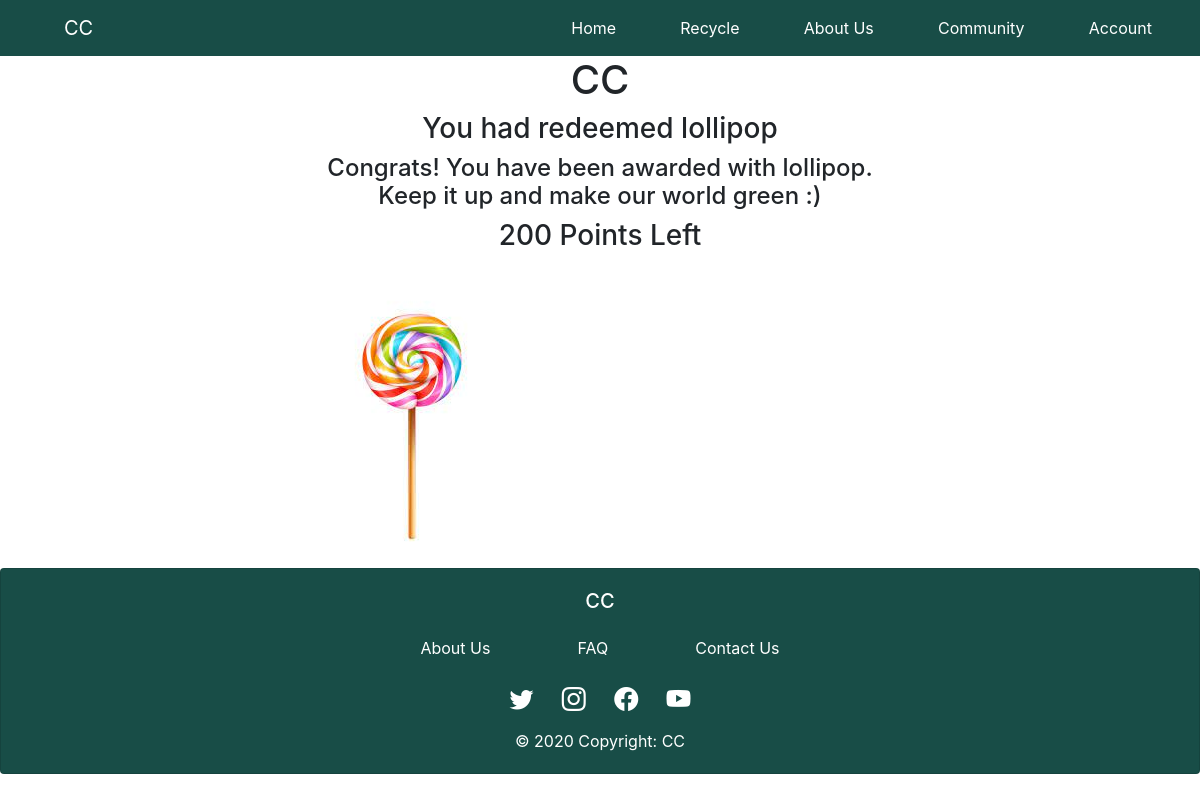
/Add-Redeem/1, run on the app's committed database.
### app.py (models this page shows, shortened)
class Redeem(db.Model):
    id = db.Column(db.Integer, primary_key = True)
    name = db.Column(db.String(200), nullable = False, unique = True)
    date_added = db.Column(db.DateTime, default=datetime.utcnow)
    point_required = db.Column(db.Integer)
    itemImage = db.Column(db.String(200), nullable = False, unique = True)
    quantity_available = db.Column(db.Integer)
    redeemItem = db.relationship('RedeemedItem', backref = 'redeem', lazy = True)

### app.py (the view)
@app.route('/Add-Redeem/<int:id>', methods=['GET', 'POST'])
def add_redeem_item(id):
    item_redeemed = Redeem.query.filter_by(id = id).first()
    return render_template("redeemed.html", item_redeemed = item_redeemed)

### templates/redeemed.html (shortened to what this page needs)
{% extends "base.html" %}
{% block head %}
    <link rel="stylesheet" href="{{ url_for('static', filename='CSS/process.css')}}">
{% endblock %}
{% block content %}
<div class="container-sm col-lg-6 ml-auto">
    <h1 class="text-center">CC</h1>
    <h3 class="text-center">You had redeemed {{item_redeemed.name}}</h3>
    <h4 class="text-center">Congrats! You have been awarded with lollipop.<br>Keep it up and make our world green :)</h4>
    <h3 class="text-center">200 Points Left</h3>
    <br>
    <img class="img-fluid fit-image" src="{{url_for('static', filename='IMAGE/' + item_redeemed.itemImage )}}" class="card-img-top" alt="...">
</div>
{% endblock %}

### data on the page
Redeem: name "lollipop", itemImage (picture)
